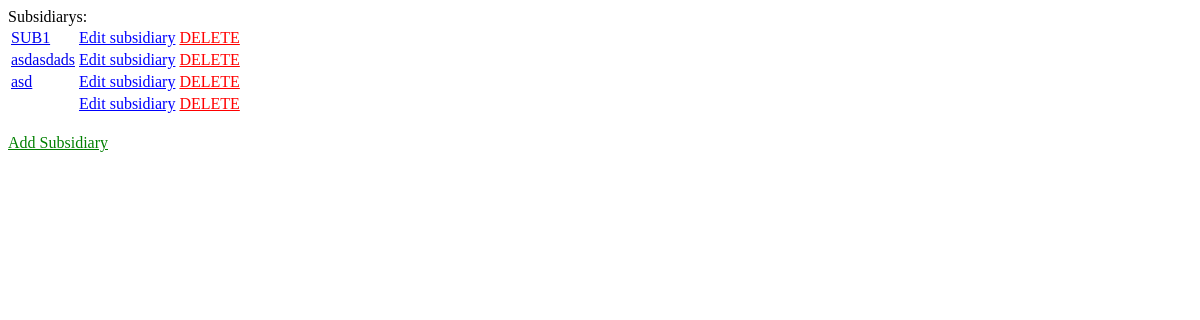
Before: /GILTI/sub9 with the older database file.
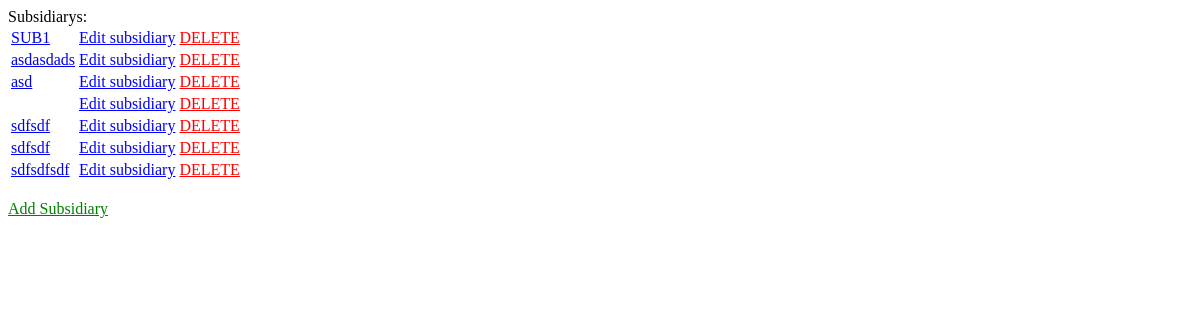
After: the same page with the newer database file.
### GILTI/models.py (models this page shows, shortened)
class Subsidiary(models.Model):
    id = models.AutoField(primary_key=True)
    client = models.ForeignKey(Client, on_delete=models.CASCADE)
    name = models.CharField(max_length=30)
    country = models.CharField(max_length=15)
    ownership = models.FloatField(default=1.0)
    ref = models.CharField(max_length=10)
    gross_income = models.FloatField(default=0)
    eci = models.FloatField(default=0)
    sub_f = models.FloatField(default=0)
    rp_div = models.FloatField(default=0)
    for_tax = models.FloatField(default=0)
    qbai = models.FloatField(default=0)
    int_exp = models.FloatField(default=0)

### GILTI/views.py (the view)
# urls.py: path('sub<pk>', views.SubView.as_view(), name='subview'),
class SubView(generic.DetailView):
    model = Client
    template_name = 'GILTI/subview.html'
    def get_context_data(self, **kwargs):
        client = kwargs['object']
        sub_list = Subsidiary.objects.filter(client_id=client.id)
        data_fields = [
            'Gross Income over deductions (including taxes)',
            'CFC Exclusions - ECI',
            'CFC Exclusions - Subpart F',
            'CFC Exclusions - Related Party Dividends',
            'CFC Subtotal * Ownership',
            'Tested Loss',
            'Net CFC Tested Income',
            'Tested Foreign Income Taxes',
            'Qualified Business Asset Investment',
            '10% of QBAI',
            'Interest Expense that reduced tested income and corresponding income not included in tested income',
            'Tested Income',
            'CFC Exclusions - ECI',
            'CFC Exclusions - Subpart F',
            'CFC Exclusions - Related Party Dividends',
            'CFC Subtotal * Ownership',
            'Tested Loss',
            'Net CFC Tested Income',
            'Tested Foreign Income Taxes',
            'Qualified Business Asset Investment',
            '10% of QBAI',
            'Interest Expense that reduced tested income and corresponding income not included in tested income',
            'Net deemed tangible income',
            'GILTI',
            'Inclusion percentage',
            'Deemed paid credit before 20% haircut',
            'Deemed paid credit after 20% haircut',
            'Taxable Income before GILTI and NOLs',
            'Grossed up GILTI',
            'Net Operating Loss Deduction',
            'Net GILTI',
            '50% Deduction',
            'Taxable income before credit and expense allocation',
            'Expense allocation to GILTI basket',
            'GILTI for FTC Limitation',
            'FTC Limitation',
            'US tax before credit',
            'Foreign Tax Credit',
            'US Tax on GILTI',
            'Foreign Effective Tax rate on tested income',
            'U.S. effective rate',
            'Taxable Income before GILTI and NOLs',
            'Net Operating Loss Available',
            'Amount used for Taxable Income + GILTI',
            'Net Operating Loss Carryforward',
        ]
        context = {
            'sub_list':sub_list,
            'client':client,
            'fields':data_fields,
        }
        return context

### GILTI/templates/GILTI/subview.html (shortened to what this page needs)
{% if sub_list %}
<table>
{% for subsidiary in sub_list %}
    <div>
    <tr>
        <td><a href='{% url "GILTI:subdetail" subsidiary.id %}'>{{subsidiary.name}}</a></td>
        <td><a href='{% url "GILTI:updatesub" subsidiary.id %}' style="color: blue;">Edit subsidiary</a></td>
        <td><a href='{% url "GILTI:subdelete" subsidiary.client_id subsidiary.id %}' style="color: red;">DELETE</a></td>
    </tr>
    </div>
{% endfor %}
</table>
{% else %}
<p>No Subsidiarys</p>
{% endif %}
<a href='{% url "GILTI:createsub" client.id %}' style="color: green;"> Add Subsidiary </a>

Changed rows visible on the page:
added Subsidiary: name "sdfsdf"
added Subsidiary: name "sdfsdf"
added Subsidiary: name "sdfsdfsdf"
